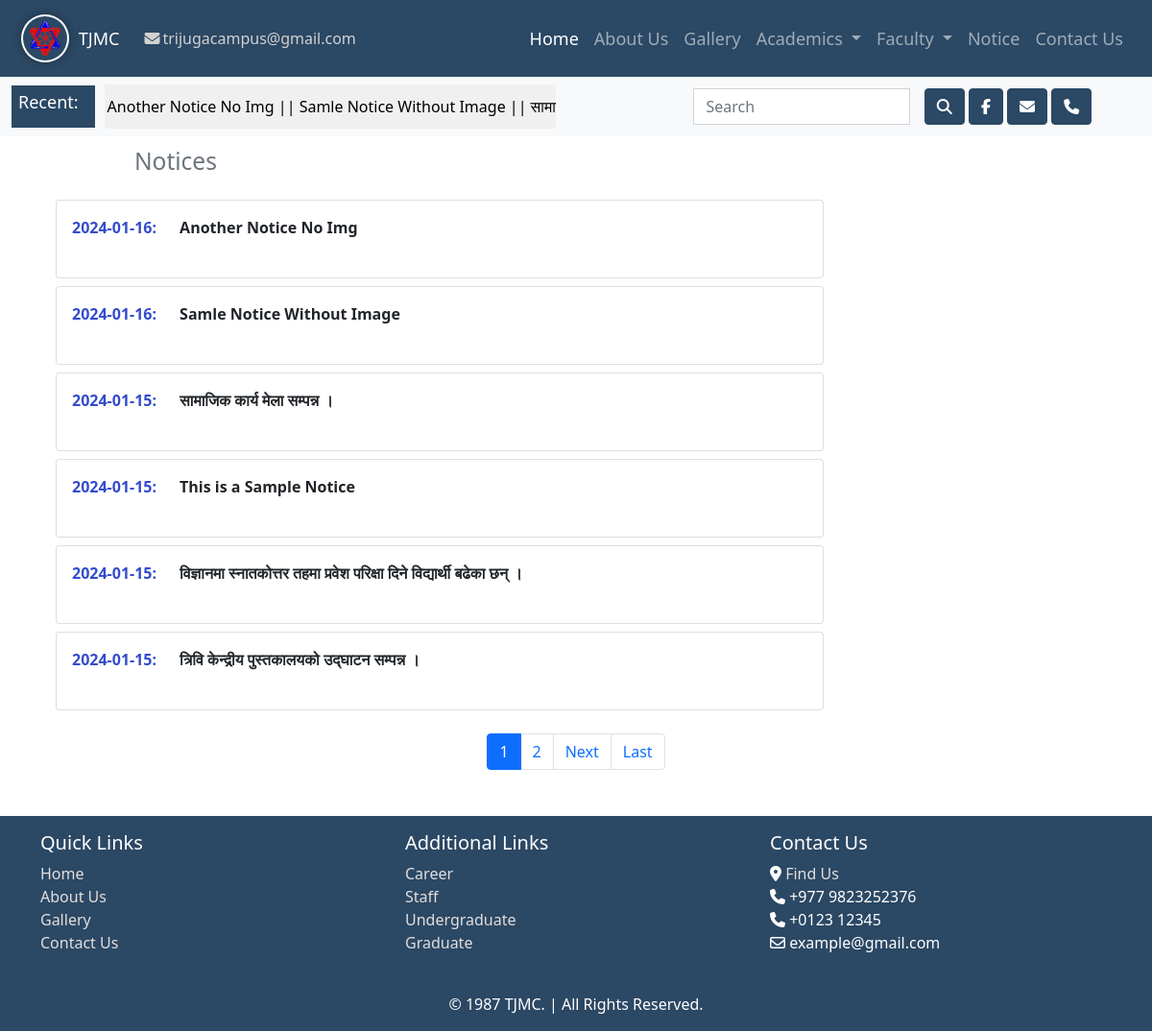
The app's page /notice with its own data.
### app_crud/models.py (models this page shows, shortened)
class Notice(models.Model):
    image = models.ImageField(upload_to='latest_events/', null=True, blank=True)
    title = models.CharField(max_length = 300, null=False)
    description = models.CharField(max_length = 2000)
    posted_by = models.CharField(max_length = 50, default = 'TJMC')
    created_at = models.DateTimeField(auto_now_add=True)
    def formatted_created_at(self):
        return timezone.localtime(self.created_at).strftime('%Y-%m-%d')

### app_crud/views.py (the view)
# urls.py: path('notice', notice, name='notice'),
def notice(request):
    notice_data = Notice.objects.all().order_by('-created_at')
    paginated_data = Paginator(notice_data, 6)
    page_number = request.GET.get("page")
    page_data = paginated_data.get_page(page_number)
    context = {
        'page_data':page_data
    }
    return render(request, 'notice.html', context)

### app_crud/context_processors.py (called while the page is built)
def contact_numbers(request):
    contact_numbers = ContactNumber.objects.values_list('phone_number', flat=True)
    admission_numbers = AdmissionNumber.objects.values_list('admission_number', flat=True)
    context={
        'contact_numbers': contact_numbers,
        'admission_numbers': admission_numbers
    }
    return (context)

### app_crud/templates/notice.html (shortened to what this page needs)
{% extends "nav.html" %}
{% block content %}
<div class="sus-container mt-2 mb-4" style="margin-left: 140px;">
<h3>
  <small class="text-muted">Notices</small>
</h3>
</div>
{% for notice in page_data %}
  <div class="container mt-2">
    <div class="row">
      <div class="col-md-6">
        <a href="{% url 'detail_notice' notice.id %}" class="card-link">
          <div class="card custom-card">
            <div class="card-body">
              <div class="row">
                <div class="col-md-auto">
                  <p class="fw-bold mb-0" style="color: #344ccb;">{{ notice.formatted_created_at }}:</p>
                </div>
                <div class="col-md-auto">
                  <p class="mb-4 fw-bold">{{ notice.title }}</p>
                </div>
              </div>
            </div>
          </div>
        </a>
      </div>
    </div>
  </div>
{% endfor %}
<nav aria-label="Page navigation example">
  <ul class="pagination justify-content-center mt-4">
    {% for num in page_data.paginator.page_range %}
      {% if page_data.number == num %}
        <li class="page-item active"><span class="page-link">{{ num }} <span class="sr-only">(current)</span></span></li>
      {% else %}
        <li class="page-item"><a class="page-link" href="?page={{ num }}">{{ num }}</a></li>
      {% endif %}
    {% endfor %}
    {% if page_data.has_next %}
      <li class="page-item">
        <a class="page-link" href="?page={{ page_data.next_page_number }}">Next</a>
      </li>
      <li class="page-item">
        <a class="page-link" href="?page={{ page_data.paginator.num_pages }}">Last</a>
      </li>
    {% endif %}
  </ul>
</nav>
{% endblock %}

### app_crud/templates/nav.html (shortened to what this page needs)
{% load static %}
<!DOCTYPE html>
<html lang="en">
<head>
    <link href="https://cdn.jsdelivr.net/npm/bootstrap@5.0.2/dist/css/bootstrap.min.css" rel="stylesheet">
    <link rel="stylesheet" href="{% static 'app_curd/css/nav.css' %}">
</head>
<body>
    <nav class="navbar navbar-expand-lg navbar-dark" style="background-color: #2b4864; ">
        <div class="container-fluid">
            <a class="navbar-brand" href="{% url 'home' %}">
                <img src="{% static 'tjmclogo.png' %}" alt="Logo" height="30" class="d-inline-block align-text-top">
                TJMC
            </a>
            <span class="email" style="margin-left: 10px; color: #d3d1d1;"><i class="fa fa-envelope" style="margin-right: 3px;" aria-hidden="true"></i>trijugacampus@gmail.com</span>
            <div class="collapse navbar-collapse" id="navbarSupportedContent">
                <ul class="navbar-nav ms-auto mb-2 mb-lg-0">
                    <li class="nav-item">
                        <a class="nav-link active" aria-current="page" href="{% url 'home' %}">Home</a>
                    </li>
                    <li class="nav-item">
                        <a class="nav-link" aria-current="page" href="{% url 'about_us' %}">About Us</a>
                    </li>
                    <li class="nav-item">
                        <a class="nav-link" aria-current="page" href="{% url 'gallery' %}">Gallery</a>
                    </li>
                    <li class="nav-item dropdown" onmouseover="showDropdown(this)" onmouseout="hideDropdown(this)">
                        <a class="nav-link dropdown-toggle" href="#" id="navbarDropdown" role="button" data-bs-toggle="dropdown" aria-expanded="false">
                            Academics
                        </a>
                    </li>
                    <li class="nav-item dropdown" onmouseover="showDropdown(this)" onmouseout="hideDropdown(this)">
                        <a class="nav-link dropdown-toggle" href="#" id="navbarDropdown" role="button" data-bs-toggle="dropdown" aria-expanded="false">
                            Faculty
                        </a>
                    </li>
                    <li class="nav-item">
                        <a class="nav-link" href="{% url 'notice' %}">Notice</a>
                    </li>
                    <li class="nav-item">
                        <a class="nav-link" href="{% url 'contact' %}">Contact Us</a>
                    </li>
                </ul>
            </div>
        </div>
    </nav>
    <nav class="navbar navbar-expand-lg navbar-light bg-light">
        <div class="container-fluid">
            <div class="recent-box">
                <h4>Recent:</h4>
            </div>
            <div class="moving-box">
                <a href="{% url 'notice' %}" class="navbar-text" id="movingNotices"></a>
            </div>
            <form class="form-inline my-2 my-lg-0 ml-auto search-form">
                <div class="row">
                    <div class="col search-input">
                        <input class="form-control mr-sm-2" type="search" placeholder="Search" aria-label="Search">
                    </div>
                    <div class="col my-icons">
                        <button class="btn btn-outline-success my-2 my-sm-0 custom-button" type="submit">
                            <i class="fas fa-search"></i>
                        </button>
                        <a href="https://www.facebook.com/triyugajanata.multiplecampus" class="btn my-2 my-sm-0 custom-button">
                            <i class="fa-brands fa-facebook-f"></i>
                        </a>
                        <a href="#" class="btn my-2 my-sm-0 custom-button">
                            <i class="fa-solid fa-envelope"></i>
                        </a>
                        <a href="#" class="btn my-2 my-sm-0 custom-button phone">
                            <i class="fa-solid fa-phone"></i>
                        </a>
                    </div>
                </div>
            </form>
        </div>
    </nav>
{% block content %}
{% endblock %}
<footer class="footer mt-5" style="background-color: #2b4864;">
    <div class="container">
        <div class="row">
            <div class="col-md-4 mt-3" style="color: #fff;">
                <h5>Quick Links</h5>
                <ul class="list-unstyled">
                    <li><a href="{% url 'home' %}">Home</a></li>
                    <li><a href="{% url 'about_us' %}">About Us</a></li>
                    <li><a href="{% url 'gallery' %}">Gallery</a></li>
                    <li><a href="{% url 'contact' %}">Contact Us</a></li>
                </ul>
            </div>
            <div class="col-md-4 mt-3" style="color: #fff;">
                <h5>Additional Links</h5>
                <ul class="list-unstyled">
                    <li><a href="#">Career</a></li>
                    <li><a href="#">Staff</a></li>
                    <li><a href="{% url 'bachelor' %}">Undergraduate</a></li>
                    <li><a href="{% url 'master' %}">Graduate</a></li>
                </ul>
            </div>
            <div class="col-md-4 mt-3" style="color: #fff;">
                <h5>Contact Us</h5>
                <ul class="list-unstyled">
                    <li><i class="fas fa-map-marker-alt"></i> <a href="https://www.google.com/maps?q=26.777705,86.681419">Find Us</a></li>
                    {% for phone_number in contact_numbers%}
                    <li><i class="fas fa-phone"></i> <span>{{ phone_number }}</span></li>
                    {% endfor %}
                    <li><i class="fa-regular fa-envelope"></i> <span>example@gmail.com</span></li>
                </ul>
            </div>
        </div>
        <div class="row mt-4">
            <div class="col-md-12 text-center" style="color: #fff;">
                <p>&copy;  1987 TJMC. |  All Rights Reserved.</p>
            </div>
        </div>
    </div>
</footer>
</body>
</html>

### static/app_curd/css/nav.css (style rules this page uses)
.navbar-dark { padding: 10px; }
.navbar-brand { display: flex; align-items: center; }
.navbar-brand img { height: 50px; width: auto; margin-right: 10px; border-radius: 50%; border: 2px solid #ffffff; padding: 5px; box-shadow: 0 0 10px rgba(0, 0, 0, 0.3); }
.form-control { border-radius: 0; }
.navbar-brand, .navbar-nav .nav-link { font-size: 18px; color: #ffffff; }
.recent-box { background-color: #2b4864; padding: 7px; display: flex; align-items: center; margin-right: 10px; }
.recent-box h4 { margin-right: 10px; font-size: 18px; color: white; }
.moving-box { background-color: #f0f0f0; padding: 3px; display: flex; align-items: center; overflow: hidden; margin-right: 10px; }
.moving-box a { text-decoration: none; color: #2b2bce; display: inline-block; margin-right: 20px; white-space: nowrap; animation: moveText 17s cubic-bezier(0.17, 0.40, 0.83, 0.67) infinite; }
.search-form { margin-top: 10px; }
.search-input { margin-right: -9px; width: 300px; }
.custom-button { color: #ffffff; background-color: #2b4864; border-color: #2b4864; }
#movingNotices { animation: moveText 30s linear infinite; white-space: nowrap; animation: moveText 17s cubic-bezier(0.17, 0.40, 0.83, 0.67) infinite; color: #000000; overflow: visible; }
.list-unstyled li a { text-decoration: none; color: #e3dede; }
@media (min-width: 768px) { .navbar-nav { margin-left: auto; } }
@media (min-width: 768px) { .moving-box { margin-right: auto; width: 40%; } }

### app_crud/templates/notice.html (style rules this page uses)
.card-link { text-decoration: none; color: inherit; }
.custom-card { width: 100vh; margin: 0 1rem; }

### records on screen
Notice: formatted_created_at "2024-01-16", title "Another Notice No Img"
Notice: formatted_created_at "2024-01-16", title "Samle Notice Without Image"
Notice: formatted_created_at "2024-01-15", title "सामाजिक कार्य मेला सम्पन्न ।"
Notice: formatted_created_at "2024-01-15", title "This is a Sample Notice"
Notice: formatted_created_at "2024-01-15", title "विज्ञानमा स्नातकोत्तर तहमा प्रवेश परिक्षा दिने विद्यार्थी बढेका छन् ।"
Notice: formatted_created_at "2024-01-15", title "त्रिवि केन्द्रीय पुस्तकालयको उद्घाटन सम्पन्न ।"

### other values on screen
{{ num }} "1"
{{ num }} "2"
{{ phone_number }} "+977 9823252376" "+0123 12345"
